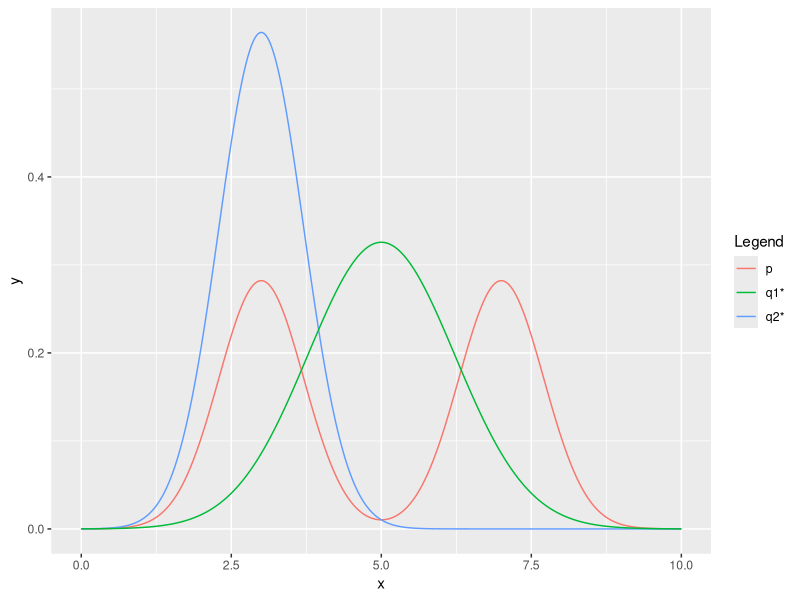

The R script that drew this image:
if (!'ggplot2' %in% rownames(installed.packages())) {install.packages('ggplot2')}
library('ggplot2')

rm(list = ls())

set.seed(9231066)

p <- function(x) {
    (dnorm(x, mean = 3, sd = sqrt(0.5)) + dnorm(x, mean = 7, sd = sqrt(0.5))) / 2
}

q1 <- function(x) {dnorm(x, mean = 3, sd = sqrt(0.5))}
q2 <- function(x) {dnorm(x, mean = 5, sd = sqrt(1.5))}
q3 <- function(x) {dnorm(x, mean = 7, sd = sqrt(0.5))}

f <- NULL
g <- NULL

kullback <- function(x) {
    f(x) * log(f(x) / g(x))
}

f <- p
g <- q1
kl <- integrate(kullback, 0, 10)
print(sprintf('D(p, q1) = %f', kl[["value"]]))
f <- q1
g <- p
kl <- integrate(kullback, 0, 10)
print(sprintf('D(q1, p) = %f', kl[["value"]]))

f <- p
g <- q2
kl <- integrate(kullback, 0, 10)
print(sprintf('D(p, q2) = %f', kl[["value"]]))
f <- q2
g <- p
kl <- integrate(kullback, 0, 10)
print(sprintf('D(q2, p) = %f', kl[["value"]]))

f <- p
g <- q3
kl <- integrate(kullback, 0, 10)
print(sprintf('D(p, q3) = %f', kl[["value"]]))
f <- q3
g <- p
kl <- integrate(kullback, 0, 10)
print(sprintf('D(q3, p) = %f', kl[["value"]]))

plot.pdf <- ggplot(data = data.frame(x = c(0, 10)), mapping = aes(x = x))
plot.pdf <- plot.pdf + stat_function(aes(color = 'p'), fun = p, n = 1000)
plot.pdf <- plot.pdf + stat_function(aes(color = 'q2*'), fun = q1, n = 1000)
plot.pdf <- plot.pdf + stat_function(aes(color = 'q1*'), fun = q2, n = 1000)
plot.pdf <- plot.pdf + scale_color_discrete(name = "Legend")
show(plot.pdf)
